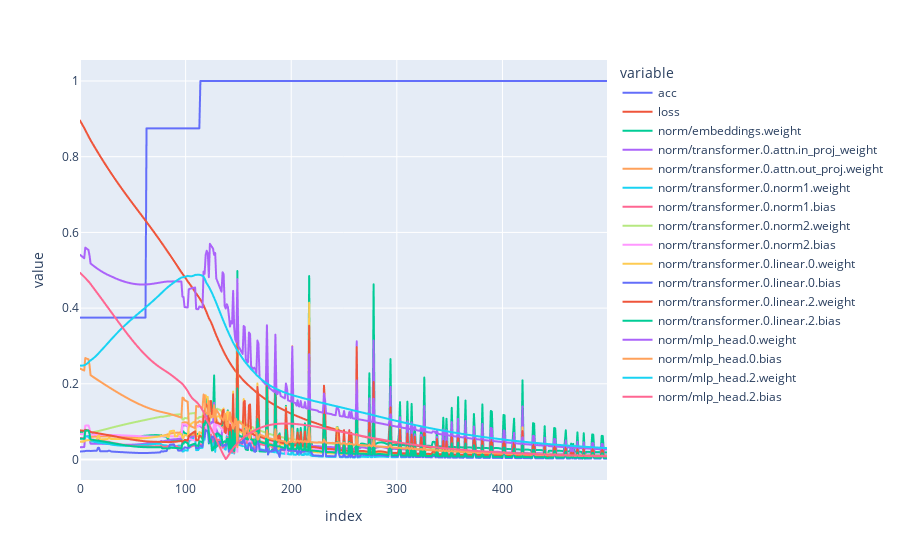

This figure's notebook cell:
### Code cell
import plotly.express as px

fig = px.scatter(res)
fig.update_traces(mode='lines')
fig.show()

### Figure 1 — Plotly figure (JSON) as saved in the notebook; plotly's stock layout.template omitted (floating-point values rounded to 4 significant figures; data arrays with more than 128 entries replaced by an {"elided": "..."} marker saying what was removed)
{"data": [{"hovertemplate": "variable=acc<br>index=%{x}<br>value=%{y}<extra></extra>", "legendgroup": "acc", "marker": {"color": "#636efa", "symbol": "circle"}, "mode": "lines", "name": "acc", "showlegend": true, "type": "scattergl", "x": {"elided": "500 int values"}, "xaxis": "x", "y": {"elided": "500 float values"}, "yaxis": "y"}, {"hovertemplate": "variable=loss<br>index=%{x}<br>value=%{y}<extra></extra>", "legendgroup": "loss", "marker": {"color": "#EF553B", "symbol": "circle"}, "mode": "lines", "name": "loss", "showlegend": true, "type": "scattergl", "x": {"elided": "500 int values"}, "xaxis": "x", "y": {"elided": "500 float values"}, "yaxis": "y"}, {"hovertemplate": "variable=norm/embeddings.weight<br>index=%{x}<br>value=%{y}<extra></extra>", "legendgroup": "norm/embeddings.weight", "marker": {"color": "#00cc96", "symbol": "circle"}, "mode": "lines", "name": "norm/embeddings.weight", "showlegend": true, "type": "scattergl", "x": {"elided": "500 int values"}, "xaxis": "x", "y": {"elided": "500 float values"}, "yaxis": "y"}, {"hovertemplate": "variable=norm/transformer.0.attn.in_proj_weight<br>index=%{x}<br>value=%{y}<extra></extra>", "legendgroup": "norm/transformer.0.attn.in_proj_weight", "marker": {"color": "#ab63fa", "symbol": "circle"}, "mode": "lines", "name": "norm/transformer.0.attn.in_proj_weight", "showlegend": true, "type": "scattergl", "x": {"elided": "500 int values"}, "xaxis": "x", "y": {"elided": "500 float values"}, "yaxis": "y"}, {"hovertemplate": "variable=norm/transformer.0.attn.out_proj.weight<br>index=%{x}<br>value=%{y}<extra></extra>", "legendgroup": "norm/transformer.0.attn.out_proj.weight", "marker": {"color": "#FFA15A", "symbol": "circle"}, "mode": "lines", "name": "norm/transformer.0.attn.out_proj.weight", "showlegend": true, "type": "scattergl", "x": {"elided": "500 int values"}, "xaxis": "x", "y": {"elided": "500 float values"}, "yaxis": "y"}, {"hovertemplate": "variable=norm/transformer.0.norm1.weight<br>index=%{x}<br>value=%{y}<extra></extra>", "legendgroup": "norm/transformer.0.norm1.weight", "marker": {"color": "#19d3f3", "symbol": "circle"}, "mode": "lines", "name": "norm/transformer.0.norm1.weight", "showlegend": true, "type": "scattergl", "x": {"elided": "500 int values"}, "xaxis": "x", "y": {"elided": "500 float values"}, "yaxis": "y"}, {"hovertemplate": "variable=norm/transformer.0.norm1.bias<br>index=%{x}<br>value=%{y}<extra></extra>", "legendgroup": "norm/transformer.0.norm1.bias", "marker": {"color": "#FF6692", "symbol": "circle"}, "mode": "lines", "name": "norm/transformer.0.norm1.bias", "showlegend": true, "type": "scattergl", "x": {"elided": "500 int values"}, "xaxis": "x", "y": {"elided": "500 float values"}, "yaxis": "y"}, {"hovertemplate": "variable=norm/transformer.0.norm2.weight<br>index=%{x}<br>value=%{y}<extra></extra>", "legendgroup": "norm/transformer.0.norm2.weight", "marker": {"color": "#B6E880", "symbol": "circle"}, "mode": "lines", "name": "norm/transformer.0.norm2.weight", "showlegend": true, "type": "scattergl", "x": {"elided": "500 int values"}, "xaxis": "x", "y": {"elided": "500 float values"}, "yaxis": "y"}, {"hovertemplate": "variable=norm/transformer.0.norm2.bias<br>index=%{x}<br>value=%{y}<extra></extra>", "legendgroup": "norm/transformer.0.norm2.bias", "marker": {"color": "#FF97FF", "symbol": "circle"}, "mode": "lines", "name": "norm/transformer.0.norm2.bias", "showlegend": true, "type": "scattergl", "x": {"elided": "500 int values"}, "xaxis": "x", "y": {"elided": "500 float values"}, "yaxis": "y"}, {"hovertemplate": "variable=norm/transformer.0.linear.0.weight<br>index=%{x}<br>value=%{y}<extra></extra>", "legendgroup": "norm/transformer.0.linear.0.weight", "marker": {"color": "#FECB52", "symbol": "circle"}, "mode": "lines", "name": "norm/transformer.0.linear.0.weight", "showlegend": true, "type": "scattergl", "x": {"elided": "500 int values"}, "xaxis": "x", "y": {"elided": "500 float values"}, "yaxis": "y"}, {"hovertemplate": "variable=norm/transformer.0.linear.0.bias<br>index=%{x}<br>value=%{y}<extra></extra>", "legendgroup": "norm/transformer.0.linear.0.bias", "marker": {"color": "#636efa", "symbol": "circle"}, "mode": "lines", "name": "norm/transformer.0.linear.0.bias", "showlegend": true, "type": "scattergl", "x": {"elided": "500 int values"}, "xaxis": "x", "y": {"elided": "500 float values"}, "yaxis": "y"}, {"hovertemplate": "variable=norm/transformer.0.linear.2.weight<br>index=%{x}<br>value=%{y}<extra></extra>", "legendgroup": "norm/transformer.0.linear.2.weight", "marker": {"color": "#EF553B", "symbol": "circle"}, "mode": "lines", "name": "norm/transformer.0.linear.2.weight", "showlegend": true, "type": "scattergl", "x": {"elided": "500 int values"}, "xaxis": "x", "y": {"elided": "500 float values"}, "yaxis": "y"}, {"hovertemplate": "variable=norm/transformer.0.linear.2.bias<br>index=%{x}<br>value=%{y}<extra></extra>", "legendgroup": "norm/transformer.0.linear.2.bias", "marker": {"color": "#00cc96", "symbol": "circle"}, "mode": "lines", "name": "norm/transformer.0.linear.2.bias", "showlegend": true, "type": "scattergl", "x": {"elided": "500 int values"}, "xaxis": "x", "y": {"elided": "500 float values"}, "yaxis": "y"}, {"hovertemplate": "variable=norm/mlp_head.0.weight<br>index=%{x}<br>value=%{y}<extra></extra>", "legendgroup": "norm/mlp_head.0.weight", "marker": {"color": "#ab63fa", "symbol": "circle"}, "mode": "lines", "name": "norm/mlp_head.0.weight", "showlegend": true, "type": "scattergl", "x": {"elided": "500 int values"}, "xaxis": "x", "y": {"elided": "500 float values"}, "yaxis": "y"}, {"hovertemplate": "variable=norm/mlp_head.0.bias<br>index=%{x}<br>value=%{y}<extra></extra>", "legendgroup": "norm/mlp_head.0.bias", "marker": {"color": "#FFA15A", "symbol": "circle"}, "mode": "lines", "name": "norm/mlp_head.0.bias", "showlegend": true, "type": "scattergl", "x": {"elided": "500 int values"}, "xaxis": "x", "y": {"elided": "500 float values"}, "yaxis": "y"}, {"hovertemplate": "variable=norm/mlp_head.2.weight<br>index=%{x}<br>value=%{y}<extra></extra>", "legendgroup": "norm/mlp_head.2.weight", "marker": {"color": "#19d3f3", "symbol": "circle"}, "mode": "lines", "name": "norm/mlp_head.2.weight", "showlegend": true, "type": "scattergl", "x": {"elided": "500 int values"}, "xaxis": "x", "y": {"elided": "500 float values"}, "yaxis": "y"}, {"hovertemplate": "variable=norm/mlp_head.2.bias<br>index=%{x}<br>value=%{y}<extra></extra>", "legendgroup": "norm/mlp_head.2.bias", "marker": {"color": "#FF6692", "symbol": "circle"}, "mode": "lines", "name": "norm/mlp_head.2.bias", "showlegend": true, "type": "scattergl", "x": {"elided": "500 int values"}, "xaxis": "x", "y": {"elided": "500 float values"}, "yaxis": "y"}], "layout": {"legend": {"title": {"text": "variable"}, "tracegroupgap": 0}, "margin": {"t": 60}, "xaxis": {"anchor": "y", "domain": [0, 1], "title": {"text": "index"}}, "yaxis": {"anchor": "x", "domain": [0, 1], "title": {"text": "value"}}}}
